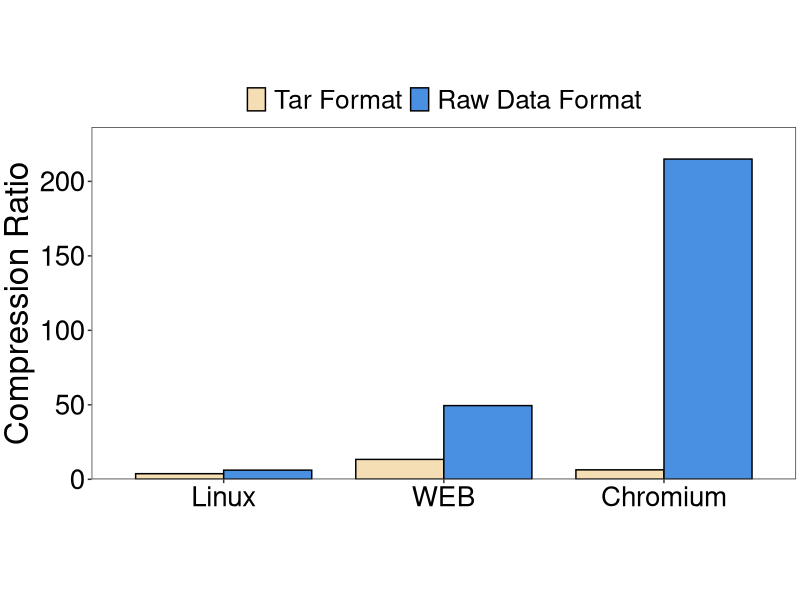
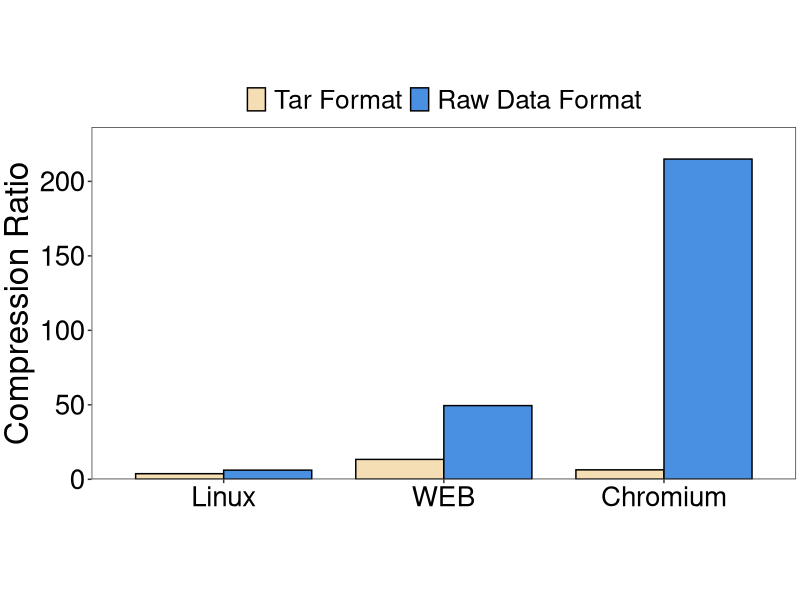

The R script that drew these images, in order:
library(ggplot2)
setwd(dirname(rstudioapi::getActiveDocumentContext()$path))
# 定义数据
heights <- c(
  3.76569, 6.17142,13.3575,49.4718, 6.3605,214.949
)

group_order <- c('Linux','WEB', 'Chromium' )
# 创建数据框
df1 <- data.frame(
  group = factor(rep(group_order, each = 2), levels = group_order),
  category = factor(rep(c('Tar Format', 'Raw Data Format'), times = 3),
                    levels = c('Tar Format', 'Raw Data Format')),
  height = heights
)

max_height <- max(df1$height)

# 创建柱状图
p1 <- ggplot(df1, aes(x = group, y = height, fill = category)) + 
  geom_bar(stat = 'identity', position = position_dodge(width = 0.8), 
           colour = "black", width = 0.8) + 
  scale_fill_manual(values = c("#f5deb3", "#4a90e2")) +
  labs(y = 'Compression Ratio') +
  scale_y_continuous(
    limits = c(0, max_height),
    expand = expansion(mult = c(0, 0.1))
  ) +
  theme_bw() +
  theme(
    plot.title = element_text(hjust = 0.5, size = 24, face = "bold"),
    plot.margin = unit(c(0.1, 0.1, 0.1, 0.1), "cm"),
    axis.title.x = element_text(size = 26),
    axis.title.y = element_text(size = 24),
    axis.text = element_text(size = 20, color = "black"),
    aspect.ratio = 0.5,
    panel.grid.major = element_blank(), 
    panel.grid.minor = element_blank(),
    legend.position = "top",
    legend.direction = "horizontal",
    legend.text = element_text(size = 19),
    legend.key.height = unit(1.0, "line"),
    legend.key.width = unit(1.0, "line"),
    legend.margin = margin(t = 0, unit = 'cm'),
    legend.title = element_blank()
  ) +
  theme(axis.title.x = element_blank())

ggsave('../plot/Mo-Dedup.pdf', plot = p1, width = 10, height = 5)
print(p1)
